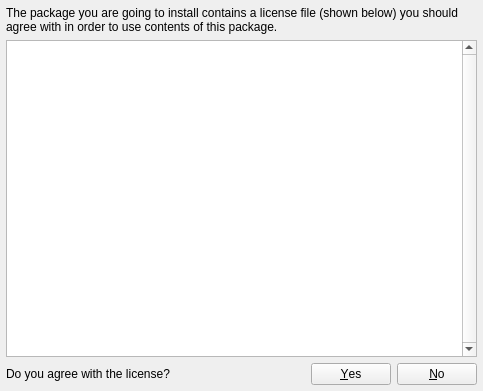
<?xml version="1.0" encoding="UTF-8"?>
<ui version="4.0">
 <class>LicenseForm</class>
 <widget class="QWidget" name="LicenseForm">
  <property name="geometry">
   <rect>
    <x>0</x>
    <y>0</y>
    <width>483</width>
    <height>391</height>
   </rect>
  </property>
  <property name="windowTitle">
   <string>License</string>
  </property>
  <layout class="QVBoxLayout" name="verticalLayout">
   <property name="leftMargin">
    <number>6</number>
   </property>
   <property name="topMargin">
    <number>6</number>
   </property>
   <property name="rightMargin">
    <number>6</number>
   </property>
   <property name="bottomMargin">
    <number>6</number>
   </property>
   <item>
    <widget class="QLabel" name="label">
     <property name="text">
      <string>The package you are going to install contains a license file (shown below) you should agree with in order to use contents of this package.</string>
     </property>
     <property name="wordWrap">
      <bool>true</bool>
     </property>
    </widget>
   </item>
   <item>
    <widget class="QPlainTextEdit" name="plainTextEdit">
     <property name="enabled">
      <bool>true</bool>
     </property>
     <property name="verticalScrollBarPolicy">
      <enum>Qt::ScrollBarAlwaysOn</enum>
     </property>
     <property name="undoRedoEnabled">
      <bool>false</bool>
     </property>
     <property name="readOnly">
      <bool>true</bool>
     </property>
     <property name="plainText">
      <string notr="true"/>
     </property>
    </widget>
   </item>
   <item>
    <layout class="QHBoxLayout" name="horizontalLayout_2">
     <property name="topMargin">
      <number>0</number>
     </property>
     <item>
      <widget class="QLabel" name="label_2">
       <property name="text">
        <string>Do you agree with the license?</string>
       </property>
      </widget>
     </item>
     <item>
      <widget class="QDialogButtonBox" name="buttonBox">
       <property name="standardButtons">
        <set>QDialogButtonBox::No|QDialogButtonBox::Yes</set>
       </property>
      </widget>
     </item>
    </layout>
   </item>
  </layout>
 </widget>
 <layoutdefault spacing="6" margin="11"/>
 <resources/>
 <connections/>
</ui>
